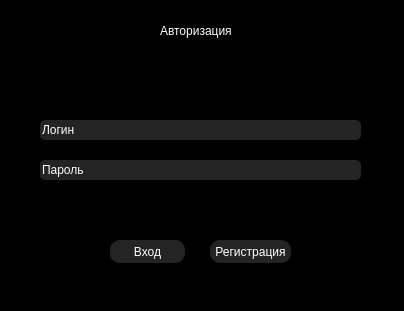
<?xml version="1.0" encoding="UTF-8"?>
<ui version="4.0">
 <class>Dialog</class>
 <widget class="QDialog" name="Dialog">
  <property name="geometry">
   <rect>
    <x>0</x>
    <y>0</y>
    <width>404</width>
    <height>311</height>
   </rect>
  </property>
  <property name="windowTitle">
   <string>Dialog</string>
  </property>
  <property name="styleSheet">
   <string notr="true">background-color: black;</string>
  </property>
  <widget class="QLabel" name="label">
   <property name="geometry">
    <rect>
     <x>160</x>
     <y>20</y>
     <width>71</width>
     <height>21</height>
    </rect>
   </property>
   <property name="styleSheet">
    <string notr="true">color: white;</string>
   </property>
   <property name="text">
    <string>Авторизация</string>
   </property>
  </widget>
  <widget class="QPushButton" name="log_in">
   <property name="geometry">
    <rect>
     <x>110</x>
     <y>240</y>
     <width>75</width>
     <height>23</height>
    </rect>
   </property>
   <property name="styleSheet">
    <string notr="true">QPushButton {
background-color: rgb(36,36,36);
color: white;
border-radius: 10px;
}
QPushButton:hover {
  background-color: rgb(100,100,100);
color: white;
border-radius: 10px;
}
QPushButton:pressed {
   background-color: rgb(50,50,50);
color: white;
border-radius: 10px;
}
QPushButton:disabled {
   background-color: rgb(70,70,70);
color: white;
border-radius: 10px;
}

</string>
   </property>
   <property name="text">
    <string>Вход</string>
   </property>
  </widget>
  <widget class="QPushButton" name="reg">
   <property name="geometry">
    <rect>
     <x>210</x>
     <y>240</y>
     <width>81</width>
     <height>23</height>
    </rect>
   </property>
   <property name="styleSheet">
    <string notr="true">QPushButton {
background-color: rgb(36,36,36);
color: white;
border-radius: 10px;
}
QPushButton:hover {
  background-color: rgb(100,100,100);
color: white;
border-radius: 10px;
}
QPushButton:pressed {
   background-color: rgb(50,50,50);
color: white;
border-radius: 10px;
}
QPushButton:disabled {
   background-color: rgb(70,70,70);
color: white;
border-radius: 10px;
}

</string>
   </property>
   <property name="text">
    <string>Регистрация</string>
   </property>
  </widget>
  <widget class="QLineEdit" name="login">
   <property name="geometry">
    <rect>
     <x>40</x>
     <y>120</y>
     <width>321</width>
     <height>20</height>
    </rect>
   </property>
   <property name="styleSheet">
    <string notr="true">background-color: rgb(36,36,36);
color: white;
border-radius: 5px;</string>
   </property>
   <property name="text">
    <string>Логин</string>
   </property>
  </widget>
  <widget class="QLineEdit" name="lineEdit_2">
   <property name="geometry">
    <rect>
     <x>40</x>
     <y>160</y>
     <width>321</width>
     <height>20</height>
    </rect>
   </property>
   <property name="styleSheet">
    <string notr="true">background-color: rgb(36,36,36);
color: white;
border-radius: 5px;</string>
   </property>
   <property name="text">
    <string>Пароль</string>
   </property>
  </widget>
 </widget>
 <resources/>
 <connections/>
</ui>
